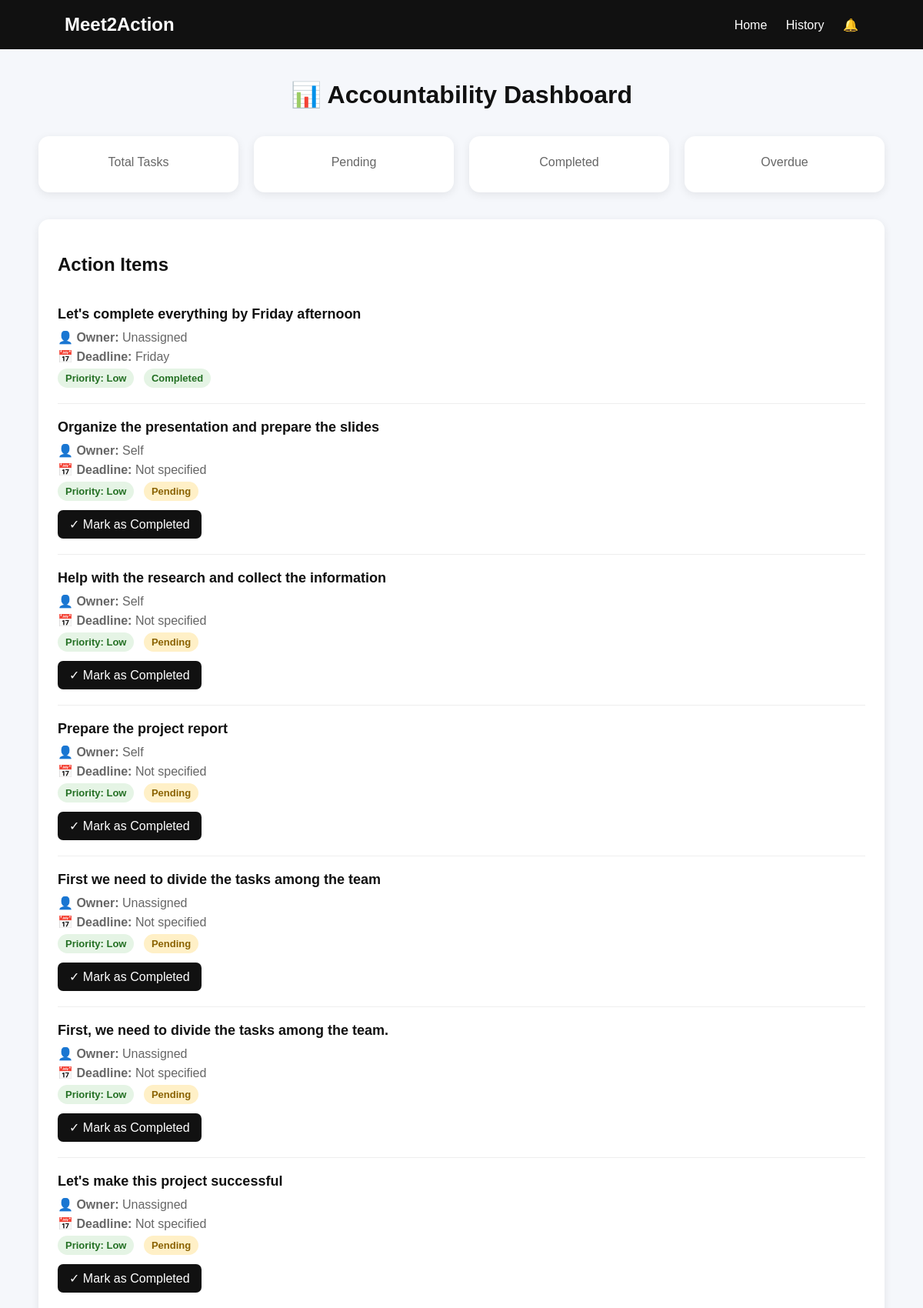
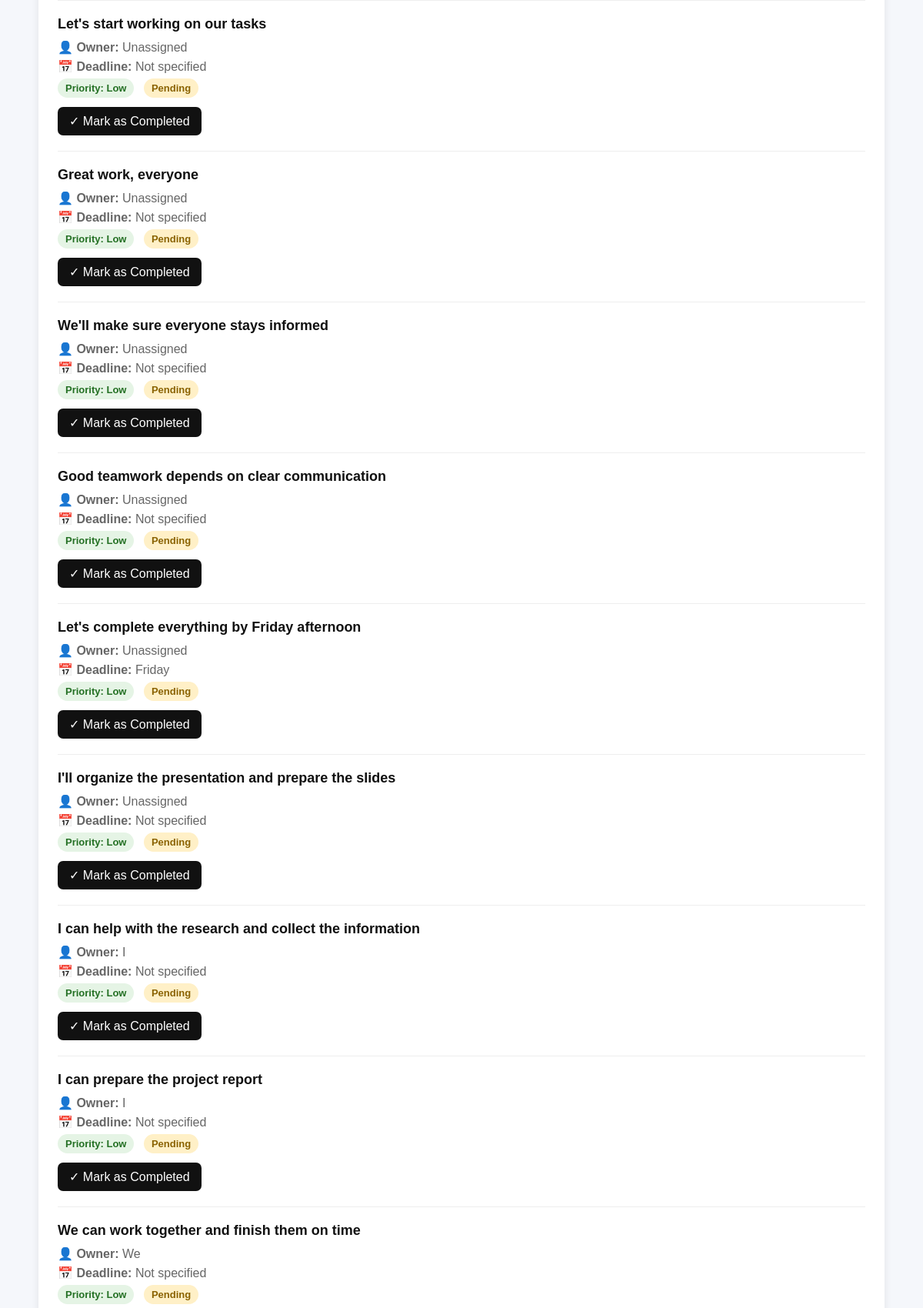
/dashboard (upper part), run on the app's committed database (2 pictures, top to bottom).
### tables this page shows
CREATE TABLE tasks (
            id INTEGER PRIMARY KEY AUTOINCREMENT,
            meeting_id INTEGER,
            task TEXT,
            owner TEXT,
            deadline TEXT,
            priority TEXT,
            status TEXT DEFAULT 'Pending'
        );

### app.py (the view)
@app.route("/dashboard")
def dashboard():
    conn = get_db()
    tasks = conn.execute(
        """
        SELECT
            id,
            meeting_id,
            task,
            owner,
            deadline,
            priority,
            status
        FROM tasks
        ORDER BY id DESC
        """
    ).fetchall()
    conn.close()
    return render_template(
        "dashboard.html",
        tasks=tasks
    )

### app.py (called while the page is built)
def get_db():
    conn = sqlite3.connect(DB_NAME)
    conn.row_factory = sqlite3.Row
    return conn

### templates/dashboard.html (shortened to what this page needs)
<!DOCTYPE html>
<html>
<head>
</head>
<body>
<div class="navbar">
    <div class="logo">
        Meet2Action
    </div>
    <div>
        <a href="/">Home</a>
        <a href="/history">History</a>
        <a href="/notifications">🔔</a>
    </div>
</div>
<div class="container">
    <h1>📊 Accountability Dashboard</h1>
    <div class="stats">
        <div class="stat">
            <p>Total Tasks</p>
        </div>
        <div class="stat">
            <p>Pending</p>
        </div>
        <div class="stat">
            <p>Completed</p>
        </div>
        <div class="stat">
            <p>Overdue</p>
        </div>
    </div>
    <div class="section">
        <h2>Action Items</h2>
        {% if tasks %}
            {% for task in tasks %}
                <div class="task">
                    <h3>
                        {{ task["task"] }}
                    </h3>
                    <p class="info">
                        👤 <strong>Owner:</strong>
                        {{ task["owner"] }}
                    </p>
                    <p class="info">
                        📅 <strong>Deadline:</strong>
                        {{ task["deadline"] }}
                    </p>
                    <span class="priority
                        {% if task['priority'] == 'High' %}
                            high
                        {% elif task['priority'] == 'Medium' %}
                            medium
                        {% else %}
                            low
                        {% endif %}
                    ">
                        Priority: {{ task["priority"] }}
                    </span>
                    <span class="status
                        {% if task['status'] == 'Completed' %}
                            completed
                        {% elif task['status'] == 'Overdue' %}
                            overdue
                        {% else %}
                            pending
                        {% endif %}
                    ">
                        {{ task["status"] }}
                    </span>
                    {% if task["status"] != "Completed" %}
                        <br>
                        <a
                            class="complete-btn"
                            href="/complete/{{ task['id'] }}"
                        >
                            ✓ Mark as Completed
                        </a>
                    {% endif %}
                </div>
            {% endfor %}
        {% endif %}
    </div>
</div>
</body>
</html>

### templates/dashboard.html (style rules this page uses)
body { margin: 0; font-family: Arial, sans-serif; background: #f5f7fb; color: #111; }
.navbar { background: #111; color: white; padding: 18px 7%; display: flex; justify-content: space-between; align-items: center; }
.logo { font-size: 24px; font-weight: bold; }
.navbar a { color: white; text-decoration: none; margin-left: 20px; }
.container { max-width: 1100px; margin: 40px auto; padding: 0 20px; }
h1 { text-align: center; margin-bottom: 35px; }
.stats { display: grid; grid-template-columns: repeat(4, 1fr); gap: 20px; margin-bottom: 35px; }
.stat { background: white; padding: 25px; border-radius: 14px; text-align: center; box-shadow: 0 3px 12px rgba(0,0,0,0.08); }
.stat p { color: #666; margin: 0; }
.section { background: white; padding: 25px; border-radius: 14px; box-shadow: 0 3px 12px rgba(0,0,0,0.08); }
.task { border-bottom: 1px solid #eee; padding: 20px 0; }
.task h3 { margin: 0 0 10px; font-size: 18px; }
.info { color: #666; margin: 6px 0; }
.priority, .status { display: inline-block; padding: 5px 10px; border-radius: 20px; font-size: 13px; font-weight: bold; margin-right: 8px; }
.low { background: #e5f4e5; color: #247024; }
.pending { background: #fff0c7; color: #8a6200; }
.completed { background: #e5f4e5; color: #247024; }
.complete-btn { display: inline-block; margin-top: 12px; padding: 9px 15px; background: #111; color: white; text-decoration: none; border-radius: 7px; }

### data on the page
tasks: task "Let's complete everything by Friday afternoon", owner "Unassigned", deadline "Friday", priority "Low", status "Completed"
tasks: task "Organize the presentation and prepare the slides", owner "Self", deadline "Not specified", priority "Low", status "Pending"
tasks: task "Help with the research and collect the information", owner "Self", deadline "Not specified", priority "Low", status "Pending"
tasks: task "Prepare the project report", owner "Self", deadline "Not specified", priority "Low", status "Pending"
tasks: task "First we need to divide the tasks among the team", owner "Unassigned", deadline "Not specified", priority "Low", status "Pending"
tasks: task "First, we need to divide the tasks among the team.", owner "Unassigned", deadline "Not specified", priority "Low", status "Pending"
tasks: task "Let's make this project successful", owner "Unassigned", deadline "Not specified", priority "Low", status "Pending"
tasks: task "Let's start working on our tasks", owner "Unassigned", deadline "Not specified", priority "Low", status "Pending"
tasks: task "Great work, everyone", owner "Unassigned", deadline "Not specified", priority "Low", status "Pending"
tasks: task "We'll make sure everyone stays informed", owner "Unassigned", deadline "Not specified", priority "Low", status "Pending"
tasks: task "Good teamwork depends on clear communication", owner "Unassigned", deadline "Not specified", priority "Low", status "Pending"
tasks: task "Let's complete everything by Friday afternoon", owner "Unassigned", deadline "Friday", priority "Low", status "Pending"
tasks: task "I'll organize the presentation and prepare the slides", owner "Unassigned", deadline "Not specified", priority "Low", status "Pending"
tasks: task "I can help with the research and collect the information", owner "I", deadline "Not specified", priority "Low", status "Pending"
tasks: task "I can prepare the project report", owner "I", deadline "Not specified", priority "Low", status "Pending"
tasks: task "We can work together and finish them on time", owner "We", deadline "Not specified", priority "Low", status "Pending"
